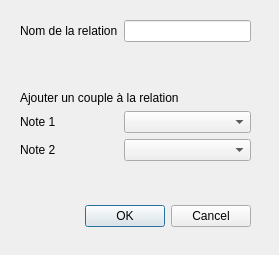
<?xml version="1.0" encoding="UTF-8"?>
<ui version="4.0">
 <class>AjouterRelation</class>
 <widget class="QDialog" name="AjouterRelation">
  <property name="geometry">
   <rect>
    <x>0</x>
    <y>0</y>
    <width>279</width>
    <height>255</height>
   </rect>
  </property>
  <property name="windowTitle">
   <string>Dialog</string>
  </property>
  <widget class="QDialogButtonBox" name="buttonBox">
   <property name="geometry">
    <rect>
     <x>-90</x>
     <y>200</y>
     <width>341</width>
     <height>32</height>
    </rect>
   </property>
   <property name="orientation">
    <enum>Qt::Horizontal</enum>
   </property>
   <property name="standardButtons">
    <set>QDialogButtonBox::Cancel|QDialogButtonBox::Ok</set>
   </property>
  </widget>
  <widget class="QWidget" name="layoutWidget">
   <property name="geometry">
    <rect>
     <x>20</x>
     <y>20</y>
     <width>231</width>
     <height>141</height>
    </rect>
   </property>
   <layout class="QFormLayout" name="formLayout">
    <item row="0" column="0">
     <widget class="QLabel" name="label">
      <property name="text">
       <string>Nom de la relation</string>
      </property>
     </widget>
    </item>
    <item row="0" column="1">
     <widget class="QLineEdit" name="nomRelation"/>
    </item>
    <item row="3" column="0" colspan="2">
     <widget class="QLabel" name="label_2">
      <property name="text">
       <string>Ajouter un couple à la relation</string>
      </property>
     </widget>
    </item>
    <item row="4" column="0">
     <widget class="QLabel" name="label_3">
      <property name="text">
       <string>Note 1</string>
      </property>
     </widget>
    </item>
    <item row="4" column="1">
     <widget class="QComboBox" name="Note1"/>
    </item>
    <item row="5" column="0">
     <widget class="QLabel" name="label_4">
      <property name="text">
       <string>Note 2</string>
      </property>
     </widget>
    </item>
    <item row="5" column="1">
     <widget class="QComboBox" name="Note2"/>
    </item>
    <item row="2" column="0">
     <spacer name="verticalSpacer">
      <property name="orientation">
       <enum>Qt::Vertical</enum>
      </property>
      <property name="sizeHint" stdset="0">
       <size>
        <width>20</width>
        <height>40</height>
       </size>
      </property>
     </spacer>
    </item>
   </layout>
  </widget>
 </widget>
 <resources/>
 <connections>
  <connection>
   <sender>buttonBox</sender>
   <signal>accepted()</signal>
   <receiver>AjouterRelation</receiver>
   <slot>accept()</slot>
   <hints>
    <hint type="sourcelabel">
     <x>248</x>
     <y>254</y>
    </hint>
    <hint type="destinationlabel">
     <x>157</x>
     <y>274</y>
    </hint>
   </hints>
  </connection>
  <connection>
   <sender>buttonBox</sender>
   <signal>rejected()</signal>
   <receiver>AjouterRelation</receiver>
   <slot>reject()</slot>
   <hints>
    <hint type="sourcelabel">
     <x>316</x>
     <y>260</y>
    </hint>
    <hint type="destinationlabel">
     <x>286</x>
     <y>274</y>
    </hint>
   </hints>
  </connection>
 </connections>
</ui>
